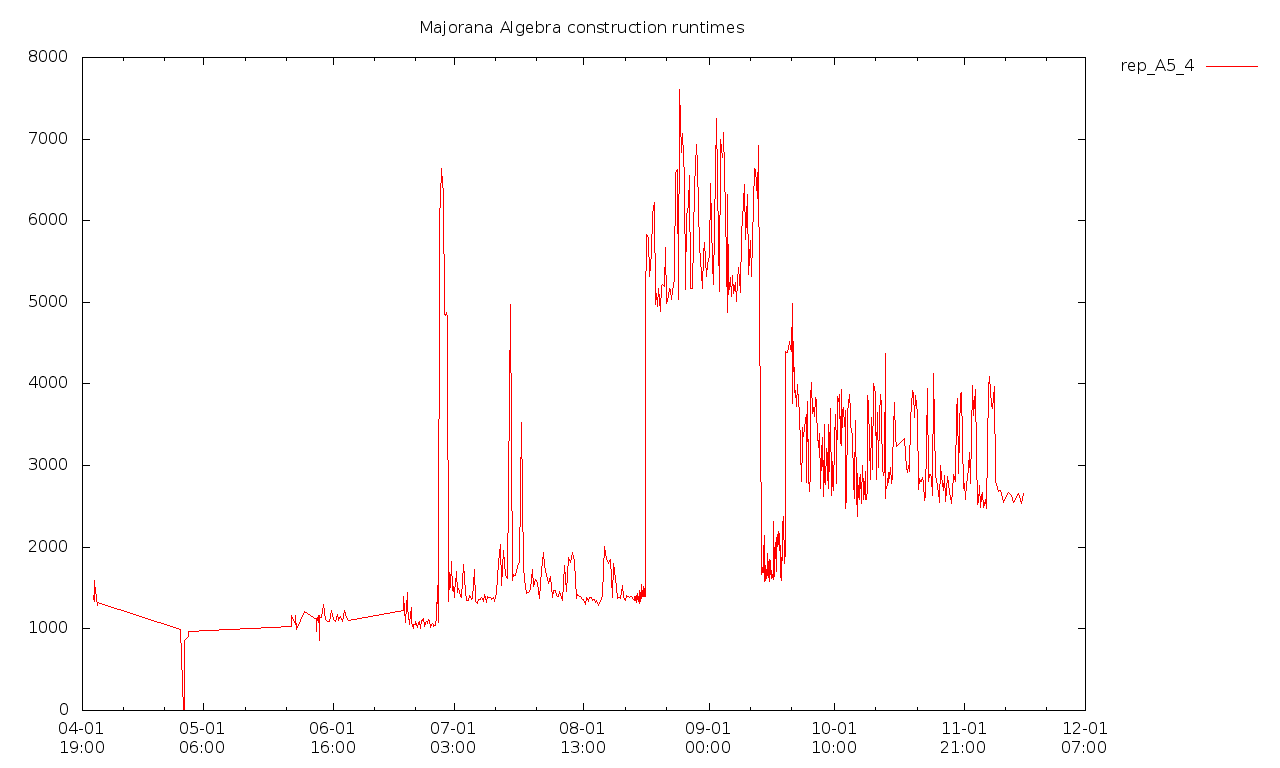

gnuplot code for this plot:
set datafile separator ","
set xdata time
set timefmt "%Y-%m-%dT%H:%M+0100"
set format x "%m-%d\n%H:%M"
set terminal png size 1280,768
set output "rep_A5_4.png"
set key on outside

set title "Majorana Algebra construction runtimes"
set style data linespoints

plot for [n=2:2] "rep_A5_4.csv" using 1:(column(n)/1e6) with lines title "rep_A5_4"
